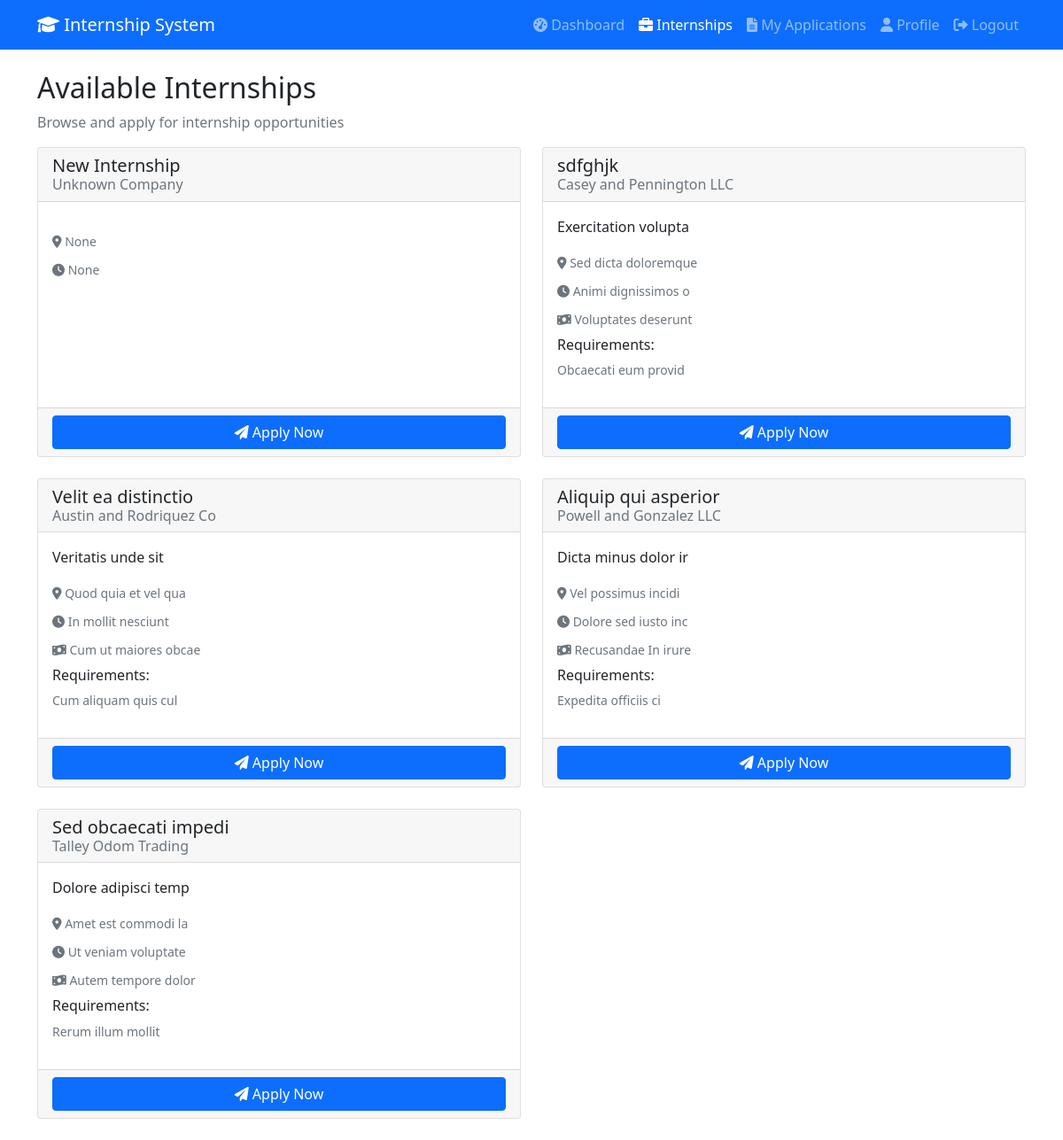
/internships (signed in), run on the app's committed database.
### models.py (models this page shows)
class Internship(Base):
    __tablename__ = "internships"
    id = Column(Integer, primary_key=True, index=True)
    title = Column(String(255), nullable=False)
    description = Column(Text)
    company = Column(String(255), nullable=False)
    location = Column(String(255))
    duration = Column(String(100))
    stipend = Column(String(100))
    requirements = Column(Text)
    created_by = Column(Integer, ForeignKey("users.id"))
    created_at = Column(DateTime(timezone=True), server_default=func.now())
    is_active = Column(Boolean, default=True)
    deadline = Column(DateTime(timezone=True))
    creator = relationship("User", back_populates="created_internships")
    applications = relationship("InternshipApplication", back_populates="internship")
    tasks = relationship("Task", back_populates="internship")
    feedback = relationship("Feedback", back_populates="internship")

### app.py (the view)
@app.get("/internships", response_class=HTMLResponse)
async def internships_page(request: Request, db: Session = Depends(get_db)):
    try:
        user = await get_current_user_from_cookie(request, db)
        if user.role != "student":
            return RedirectResponse("/dashboard?error=Access+denied")
        internships = crud.get_internships(db)
        return templates.TemplateResponse("internships.html", {
            "request": request,
            "user": user,
            "internships": internships
        })
    except Exception as e:
        return RedirectResponse("/login")

### templates/internships.html (shortened to what this page needs)
<!DOCTYPE html>
<html lang="en">
<head>
    <link href="https://cdn.jsdelivr.net/npm/bootstrap@5.1.3/dist/css/bootstrap.min.css" rel="stylesheet">
    <link href="https://cdnjs.cloudflare.com/ajax/libs/font-awesome/6.0.0/css/all.min.css" rel="stylesheet">
</head>
<body>
    <nav class="navbar navbar-expand-lg navbar-dark bg-primary">
        <div class="container">
            <a class="navbar-brand" href="/dashboard">
                <i class="fas fa-graduation-cap"></i> Internship System
            </a>
            <div class="navbar-nav ms-auto">
                <a class="nav-link" href="/dashboard"><i class="fas fa-tachometer-alt"></i> Dashboard</a>
                <a class="nav-link active" href="/internships"><i class="fas fa-briefcase"></i> Internships</a>
                <a class="nav-link" href="/my-applications"><i class="fas fa-file-alt"></i> My Applications</a>
                <a class="nav-link" href="/profile"><i class="fas fa-user"></i> Profile</a>
                <a class="nav-link" href="/logout"><i class="fas fa-sign-out-alt"></i> Logout</a>
            </div>
        </div>
    </nav>
    <div class="container mt-4">
        <h2>Available Internships</h2>
        <p class="text-muted">Browse and apply for internship opportunities</p>
        <div class="row">
            {% for internship in internships %}
            <div class="col-md-6 mb-4">
                <div class="card h-100">
                    <div class="card-header">
                        <h5 class="card-title mb-1">{{ internship.title }}</h5>
                        <h6 class="card-subtitle text-muted">{{ internship.company }}</h6>
                    </div>
                    <div class="card-body">
                        <p class="card-text">{{ internship.description }}</p>
                        <div class="mb-2">
                            <small class="text-muted">
                                <i class="fas fa-map-marker-alt"></i> {{ internship.location }}
                            </small>
                        </div>
                        <div class="mb-2">
                            <small class="text-muted">
                                <i class="fas fa-clock"></i> {{ internship.duration }}
                            </small>
                        </div>
                        {% if internship.stipend %}
                        <div class="mb-2">
                            <small class="text-muted">
                                <i class="fas fa-money-bill-wave"></i> {{ internship.stipend }}
                            </small>
                        </div>
                        {% endif %}
                        {% if internship.requirements %}
                        <div class="mb-3">
                            <h6>Requirements:</h6>
                            <p class="small text-muted">{{ internship.requirements }}</p>
                        </div>
                        {% endif %}
                    </div>
                    <div class="card-footer">
                        <button class="btn btn-primary w-100" onclick="applyForInternship('{{ internship.id }}')">
                            <i class="fas fa-paper-plane"></i> Apply Now
                        </button>
                    </div>
                </div>
            </div>
            {% endfor %}
        </div>
    </div>
</body>
</html>

### data on the page
Internship: title "New Internship", company "Unknown Company", location "None", duration "None"
Internship: title "sdfghjk", company "Casey and Pennington LLC", description "Exercitation volupta", location "Sed dicta doloremque", duration "Animi dignissimos o", stipend "Voluptates deserunt", requirements "Obcaecati eum provid"
Internship: title "Velit ea distinctio", company "Austin and Rodriquez Co", description "Veritatis unde sit", location "Quod quia et vel qua", duration "In mollit nesciunt", stipend "Cum ut maiores obcae", requirements "Cum aliquam quis cul"
Internship: title "Aliquip qui asperior", company "Powell and Gonzalez LLC", description "Dicta minus dolor ir", location "Vel possimus incidi", duration "Dolore sed iusto inc", stipend "Recusandae In irure", requirements "Expedita officiis ci"
Internship: title "Sed obcaecati impedi", company "Talley Odom Trading", description "Dolore adipisci temp", location "Amet est commodi la", duration "Ut veniam voluptate", stipend "Autem tempore dolor", requirements "Rerum illum mollit"
